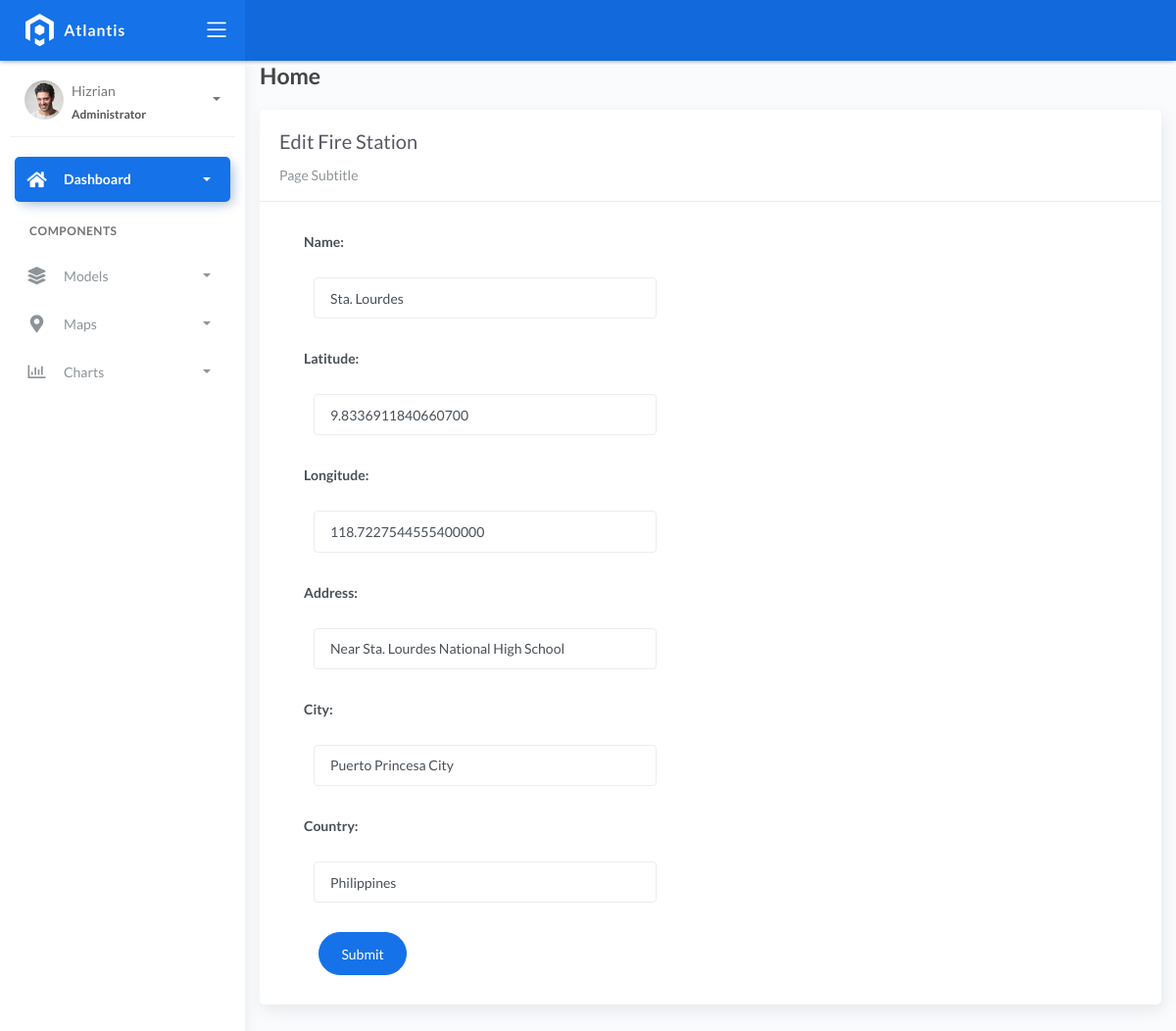
Page /firestations/update/1/ on the committed database.
### fire/models.py (models this page shows)
class BaseModel(models.Model):
    created_at = models.DateTimeField(auto_now_add=True, db_index=True)
    updated_at = models.DateTimeField(auto_now=True)
    class Meta:
        abstract = True

class FireStation(BaseModel):
    name = models.CharField(max_length=150)
    latitude = models.DecimalField(
        max_digits=22, decimal_places=16, null=True, blank=True)
    longitude = models.DecimalField(
        max_digits=22, decimal_places=16, null=True, blank=True)
    address = models.CharField(max_length=150)
    city = models.CharField(max_length=150)  # can be in separate table
    country = models.CharField(max_length=150)  # can be in separate table

### fire/views.py (the view, shortened to what this page needs)
# urls.py: path('firestations/update/<pk>/', views.FireStationUpdateView.as_view(), name='firestations_update'),
class FireStationUpdateView(UpdateView):
    model = FireStation
    form_class = FireStationForm
    template_name = "firestations/update.html"
    success_url = reverse_lazy('firestations_list')

### fire/forms.py
class FireStationForm(ModelForm):
    class Meta:
        model = FireStation
        fields = "__all__"

### templates/firestations/update.html (shortened to what this page needs)
{% extends 'base.html' %} {% load static %} {% block content %}
<div class="content">
    <div class="container-fluid">
        <h4 class="page-title">Home</h4>
        <div class="row">
            <div class="col-md-12">
                <div class="card">
                    <div class="card-header">
                        <div class="card-title">Edit Fire Station</div>
                        <div class="card-category">Page Subtitle</div>
                    </div>
                    <div class="col-md-6">
                        <div class="card-body">
                            <form class="" action="" method="post" novalidate>
                                {% include 'includes/form.html' %}
                                <div class="form-group">
                                    <div class="col-md-12 col-sm-3">
                                        <button type="submit" class="btn btn-primary btn-rounded">Submit</button>
                                    </div>
                                </div>
                            </form>
                        </div>
                    </div>
                </div>
            </div>
        </div>
    </div>
</div>
{% endblock %}

### templates/includes/form.html (shortened to what this page needs)
{% load widget_tweaks %}
{% for field in form %}
<div class="field item form-group">
    <label>{{ field.label_tag }}</label>
    <div class="form-group">
        {% render_field field class="form-control" %}
    </div>
</div>
{% endfor %}

### rows in the picture
FireStation: name "Sta. Lourdes" "9.8336911840660700" "118.7227544555400000" "Near Sta. Lourdes National High School" "Puerto Princesa City" "Philippines"

### other values in the picture
{{ field.label_tag }} "Name:" "Latitude:" "Longitude:" "Address:" "City:" "Country:"
